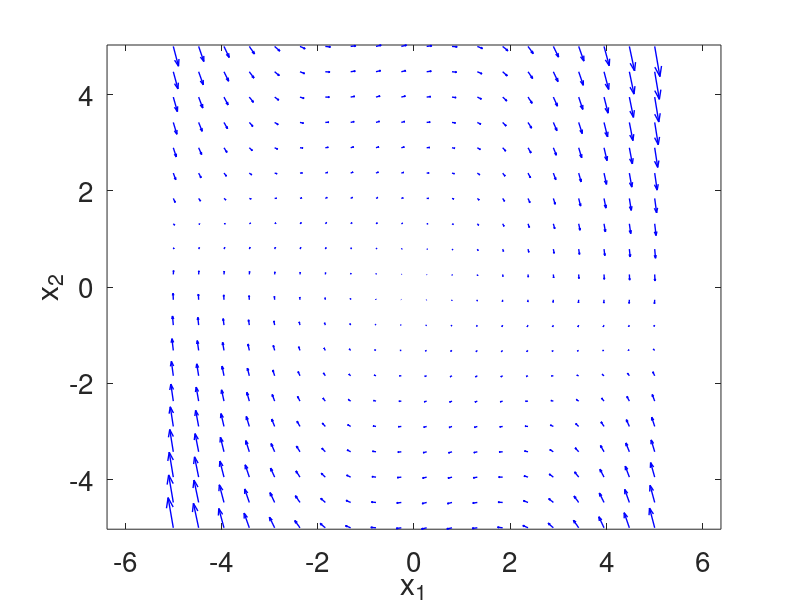

The MATLAB source for this figure: (Note: this script raises an error after producing the figure.)
clear all; close all; clc

#@Josenalde Oliveira

#campo vetorial
#Exemplo 1: pêndulo não amortecido sem entrada externa

#y" + sin(y) = 0
#Fazendo x_1 = y e x_2 = y', tem-se x_1' = x_2 e x_2'=-sin(y)

#Função lambda sem atrito
#f_1 = @(t,X) [X(2); -sin(X(1))];

#Função lambda comet atrito
f_3 = @(t,X) [X(2); -sin(X(1)) - 0.5*X(2)]; #g=l=10,m=1,B=0.5

f_4 = @(t,X) [X(2); -2*X(1) - X(1)^2 - 0.5*X(2)];

#Exemplo 2: VAN DER POL
#mx" + 2c(x^2-1)x' + kx=0
m=1; c=0.1; k=1; #testar para c variando 0.1, 0.2, 0.5, 1.0, 1.5, 2.0
f_2 = @(t, X) [X(2); (1/m)*(-2*c*(X(1)^2-1)*X(2)-k*X(1))];

#Vamos definir o intervalo em x_1 e x_2 de interesse
x_1_min = -5; #-2,8,-2,2
x_1_max = 5;
x_2_min = -5;
x_2_max = 5;

#cria eixos
x_1 = linspace(x_1_min, x_1_max, 20);
x_2 = linspace(x_2_min, x_2_max, 20);

#cria grid 20x20
[x,x_dot] = meshgrid(x_1,x_2);

u = zeros(size(x)); #guardará o valor de dot_x1 em cada ponto e v guardará o valor de dot_x2 em cada ponto
v = zeros(size(x));

t=0;
for i = 1:numel(x)
    Xprime = f_2(t,[x(i); x_dot(i)]);
    #Xprime = f_4(t,[x(i); x_dot(i)]);
    u(i) = Xprime(1);
    v(i) = Xprime(2);
end

quiver(x,x_dot,u,v,'b', 'LineWidth', 1);
hold on;
xlabel('x_1');
ylabel('x_2');
axis tight equal;
set(gca, 'Fontsize', 20);

#Algumas trajetórias

#for x_2_0 = [1]
#for x_2_0 = [0.5 1 1.5 2.5 4.5]
while true
    [x0_x, x0_y] = ginput(1);
    x0 = [x0_x, x0_y];
    tspan=[0 60];
    [ts,xs] = ode45(f_2,tspan, x0);
    plot(xs(:,1),xs(:,2), 'LineWidth', 3);
    plot(xs(1,1),xs(1,2),'bo') % starting point
    plot(xs(end,1),xs(end,2),'ks') % ending point
end
hold off
